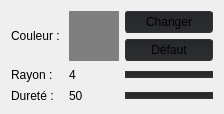
       <widget class="QWidget" name="color">
        <attribute name="title">
         <string>Couleur</string>
        </attribute>
        <layout class="QGridLayout" name="gridLayout">
         <item row="1" column="1">
          <widget class="QWidget" name="editTerrainTextureColor" native="true">
           <property name="minimumSize">
            <size>
             <width>50</width>
             <height>50</height>
            </size>
           </property>
           <property name="styleSheet">
            <string notr="true">background-color:#7f7f7f;</string>
           </property>
          </widget>
         </item>
         <item row="3" column="0">
          <widget class="QLabel" name="label_5">
           <property name="text">
            <string>Dureté :</string>
           </property>
          </widget>
         </item>
         <item row="2" column="0">
          <widget class="QLabel" name="label_4">
           <property name="text">
            <string>Rayon : </string>
           </property>
          </widget>
         </item>
         <item row="1" column="0">
          <widget class="QLabel" name="label_3">
           <property name="text">
            <string>Couleur : </string>
           </property>
          </widget>
         </item>
         <item row="3" column="2">
          <widget class="QSlider" name="editTextureColorHardness">
           <property name="styleSheet">
            <string notr="true">QSlider::groove:horizontal {
    border: 1px solid #333333;
    height: 5px; 
    background: qlineargradient(spread:pad, x1:0, y1:1, x2:0, y2:0, stop:0 rgba(45, 45, 46, 255), stop:1 rgba(37, 40, 43, 255));
    margin: 2px 0;
}

QSlider::handle:horizontal {
    
	background-image: url(:/MainFrame/Resources/Icons_New/Icon_Handler.png);
    width: 16px;
    margin: -10px 0; 

}</string>
           </property>
           <property name="minimum">
            <number>1</number>
           </property>
           <property name="maximum">
            <number>100</number>
           </property>
           <property name="value">
            <number>50</number>
           </property>
           <property name="orientation">
            <enum>Qt::Horizontal</enum>
           </property>
          </widget>
         </item>
         <item row="2" column="2">
          <widget class="QSlider" name="editTextureColorRadius">
           <property name="styleSheet">
            <string notr="true">QSlider::groove:horizontal {
    border: 1px solid #333333;
    height: 5px; 
    background: qlineargradient(spread:pad, x1:0, y1:1, x2:0, y2:0, stop:0 rgba(45, 45, 46, 255), stop:1 rgba(37, 40, 43, 255));
    margin: 2px 0;
}

QSlider::handle:horizontal {
    
	background-image: url(:/MainFrame/Resources/Icons_New/Icon_Handler.png);
    width: 16px;
    margin: -10px 0; 

}</string>
           </property>
           <property name="minimum">
            <number>1</number>
           </property>
           <property name="maximum">
            <number>40</number>
           </property>
           <property name="value">
            <number>4</number>
           </property>
           <property name="orientation">
            <enum>Qt::Horizontal</enum>
           </property>
          </widget>
         </item>
         <item row="3" column="1">
          <widget class="QLabel" name="label_6">
           <property name="text">
            <string>50</string>
           </property>
          </widget>
         </item>
         <item row="2" column="1">
          <widget class="QLabel" name="label_7">
           <property name="text">
            <string>4</string>
           </property>
          </widget>
         </item>
         <item row="1" column="2">
          <layout class="QVBoxLayout" name="verticalLayout_4">
           <item>
            <widget class="QPushButton" name="editTerrainChangeTextureColo">
             <property name="styleSheet">
              <string notr="true">QPushButton {
border: 1px solid #333333;
border-radius: 3px;
	background-color: qlineargradient(spread:pad, x1:0, y1:1, x2:0, y2:0, stop:0 rgba(45, 45, 46, 255), stop:1 rgba(37, 40, 43, 255));
padding: 3px 20px;

}

QPushButton:hover {
	background-color: qlineargradient(spread:pad, x1:0, y1:1, x2:0, y2:0, stop:0 rgba(37, 37, 38, 255), stop:1 rgba(27, 29, 31, 255));
}
</string>
             </property>
             <property name="text">
              <string>Changer</string>
             </property>
            </widget>
           </item>
           <item>
            <widget class="QPushButton" name="editTerrainChangeTextureColorDefault">
             <property name="styleSheet">
              <string notr="true">QPushButton {
border: 1px solid #333333;
border-radius: 3px;
	background-color: qlineargradient(spread:pad, x1:0, y1:1, x2:0, y2:0, stop:0 rgba(45, 45, 46, 255), stop:1 rgba(37, 40, 43, 255));
padding: 3px 20px;

}

QPushButton:hover {
	background-color: qlineargradient(spread:pad, x1:0, y1:1, x2:0, y2:0, stop:0 rgba(37, 37, 38, 255), stop:1 rgba(27, 29, 31, 255));
}
</string>
             </property>
             <property name="text">
              <string>Défaut</string>
             </property>
            </widget>
           </item>
          </layout>
         </item>
        </layout>
       </widget>
